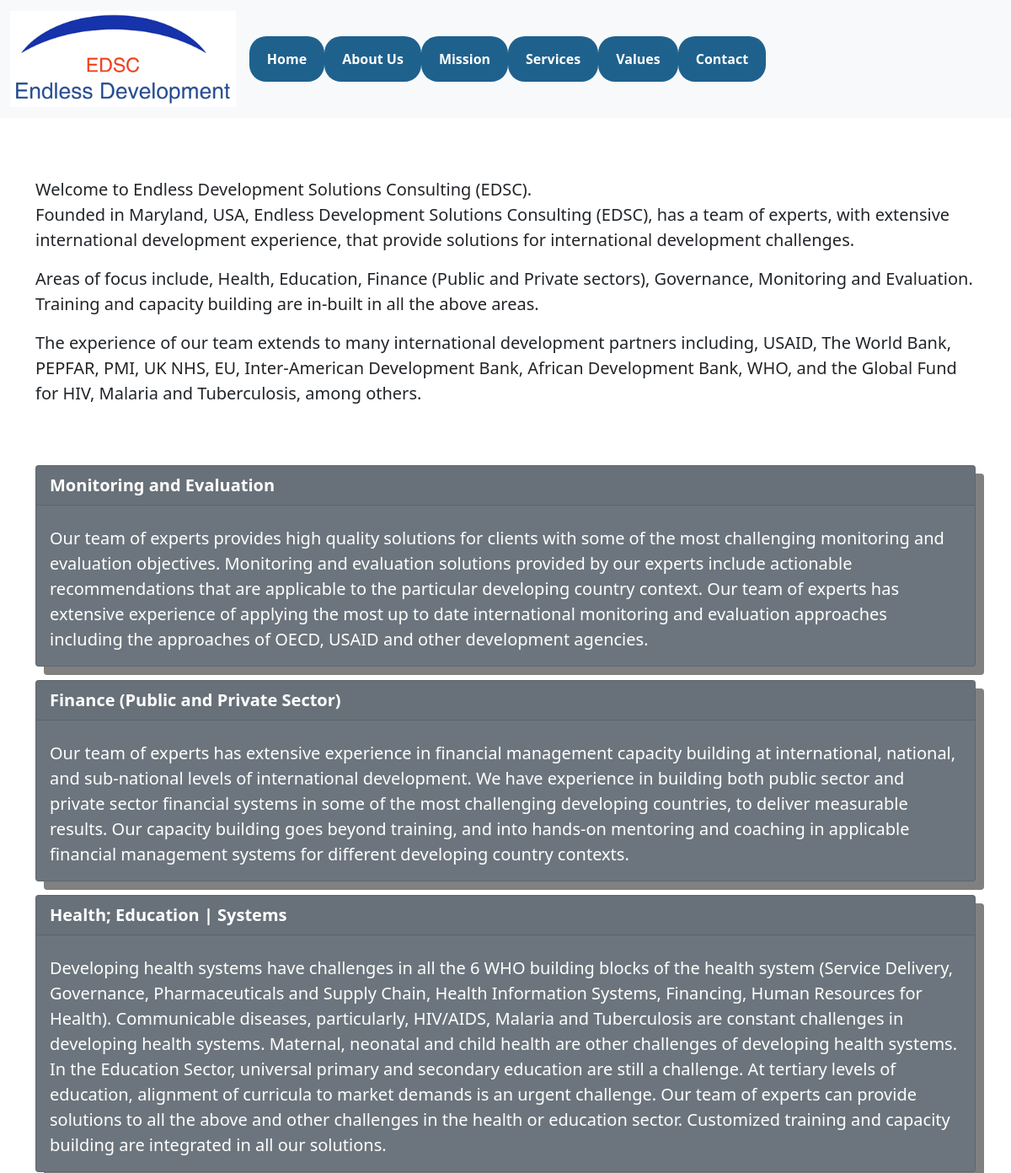
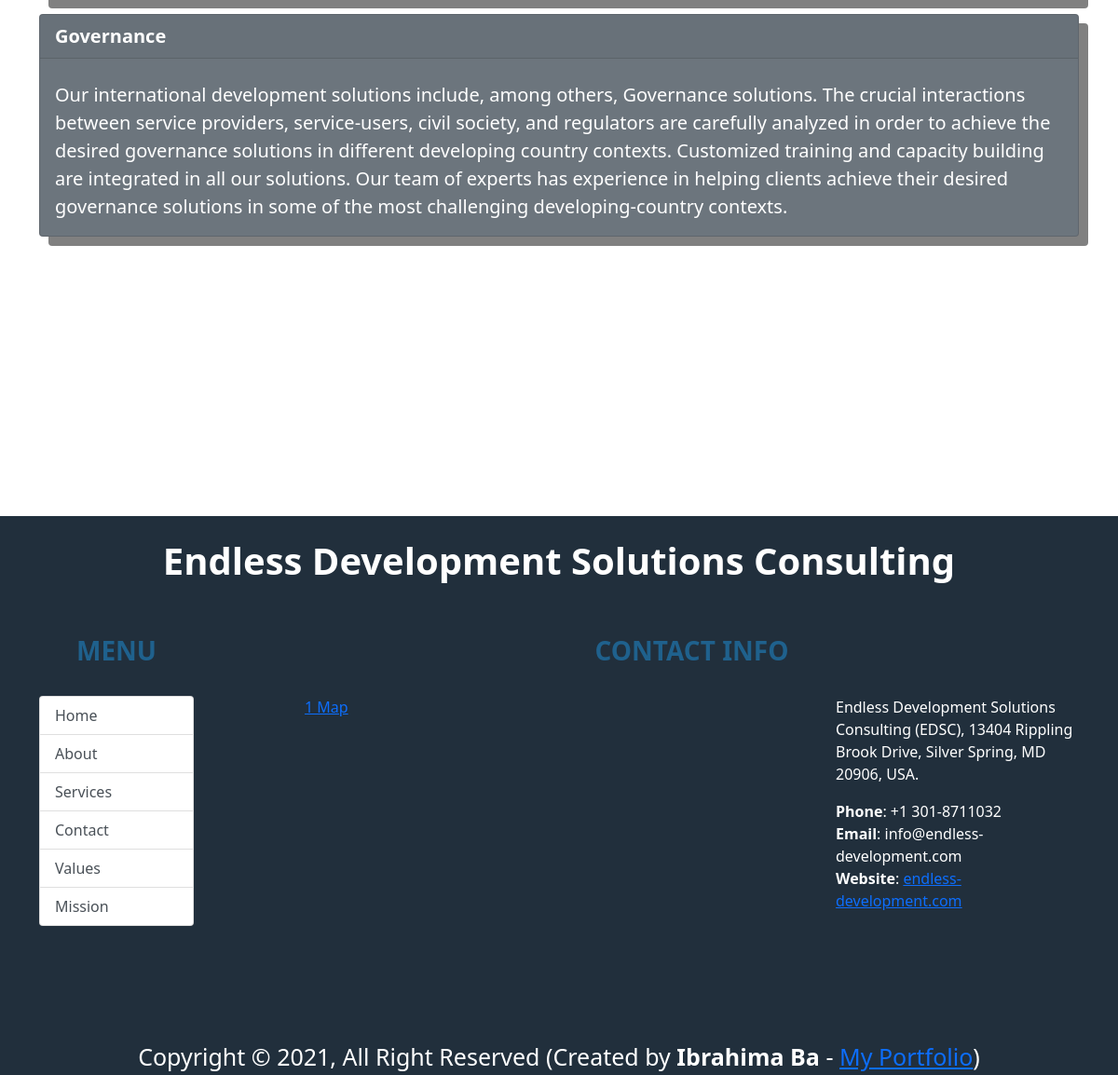
The app's page /service/ with its own data (2 pictures, top to bottom).
### service/models.py (models this page shows, shortened)
class Service(models.Model):
    title = models.CharField(max_length=100)
    description = models.TextField()
    image = models.ImageField(upload_to='service/images/')
    date = models.DateTimeField()

### service/views.py (the view)
# urls.py: path('', views.service_page, name='service_page')
def service_page(request):
    services = Service.objects.all()
    return render(request, 'service/service_page.html', {'services': services})

### templates/service/service_page.html (shortened to what this page needs)
{% extends 'base.html' %}
{% load static %}
{% block content %}
    <div class="container" id="presentation">
        <div class="" style="margin-top: 70px; margin-bottom: 70px; font-size: 20px;">
            Welcome to Endless Development Solutions Consulting (EDSC).
            <p>
                Founded in Maryland, USA, Endless Development Solutions Consulting (EDSC), has a team of experts,
                with extensive international development experience, that provide solutions for international development
                challenges.
            </p>
            <p>
                Areas of focus include, Health, Education, Finance (Public and Private sectors), Governance, Monitoring and
                Evaluation. Training and capacity building are in-built in all the above areas.
            </p>
            <p>
                The experience of our team extends to many international development partners including, USAID, The World
                Bank, PEPFAR, PMI, UK NHS, EU, Inter-American Development Bank, African Development Bank, WHO, and the
                Global Fund for HIV, Malaria and Tuberculosis, among others.
            </p>
        </div>
    </div>
    <section class="container" style="margin-bottom: 300px; font-size: 20px;">
        {% for service in services %}
            <div class="card text-white bg-secondary mb-3" style=" ">
                <div class="card-header"> <b>{{ service.title }}</b> </div>
                <div class="card-body">
                    <p class="card-text">{{ service.description }}</p>
                </div>
            </div>
        {% endfor %}
    </section>
{% endblock %}

### templates/base.html (shortened to what this page needs)
<!doctype html>
<html lang="en">
    <head>
        <link href="https://cdn.jsdelivr.net/npm/bootstrap@5.0.0-beta1/dist/css/bootstrap.min.css" rel="stylesheet">
        <link rel="stylesheet" href="https://cdnjs.cloudflare.com/ajax/libs/font-awesome/5.12.0-1/css/all.min.css">
        <link rel="stylesheet" href="https://cdnjs.cloudflare.com/ajax/libs/animate.css/4.1.1/animate.min.css"/>
        {% load static %}
    </head>
    <body>
        <nav class="navbar navbar-expand-lg navbar-light bg-light">
            <div class="container-fluid">
                <a class="navbar-brand" href="{% url 'home' %}">
                    <img src="http://127.0.0.1:8000/media/blog/images/logo.png" class="img-fluid" alt="logo">
                </a>
                <div class="collapse navbar-collapse" id="navbarSupportedContent">
                    <ul class="navbar-nav me-auto mb-2 mb-lg-0">
                        <li type="button" class="nav-item btn" style="border-radius:20px; background-color: #1f618d;">
                            <a class="nav-link active" aria-current="page" href="{% url 'home' %}" style="color:white">
                                <b>Home</b>
                            </a>
                        </li>
                        <li type="button" class="nav-item btn" style="border-radius:20px; background-color: #1f618d;">
                            <a class="nav-link" href="{% url 'home' %}#about" style="color:white">
                                <b>About Us</b>
                            </a>
                        </li>
                        <li type="button" class="nav-item btn" style="border-radius:20px; background-color: #1f618d;">
                            <a class="nav-link" href="{% url 'home' %}#mission" style="color:white">
                                <b>Mission</b>
                            </a>
                        </li>
                        <li type="button" class="nav-item btn" style="border-radius:20px; background-color: #1f618d;">
                            <a class="nav-link" href="{% url 'service_page' %}" style="color:white">
                                <b>Services</b>
                            </a>
                        </li>
                        <li type="button" class="nav-item btn" style="border-radius:20px; background-color: #1f618d;">
                            <a class="nav-link" href="{% url 'home' %}#values" style="color:white">
                                <b>Values</b>
                            </a>
                        </li>
                        <li type="button" class="nav-item btn" style="border-radius:20px; background-color: #1f618d;">
                            <a class="nav-link" href="{% url 'home' %}#contact" style="color:white">
                                <b>Contact</b>
                            </a>
                        </li>
                    </ul>
                </div>
            </div>
        </nav>
        {% block content %}
        {% endblock %}
        <div class="container-fluid" style="background-color: #212f3c"></br>
            <center>
                <h1> <b style="color: white">Endless Development Solutions Consulting</b> </h1>
            </center></br></br>
            <div class="container">
                <div class="row">
                    <div class="col-sm-2" style="margin-bottom: 50px;">
                        <center>
                            <h3><b style="color: #1f618d">MENU</b></h3>
                        </center></br>
                        <div class="list-group">
                            <a href="{% url 'home' %}" class="list-group-item list-group-item-action">
                                Home
                            </a>
                            <a href="{% url 'home' %}#about" class="list-group-item list-group-item-action">About</a>
                            <a href="#" class="list-group-item list-group-item-action">Services</a>
                            <a href="{% url 'home' %}#contact" class="list-group-item list-group-item-action">Contact</a>
                            <a href="{% url 'home' %}#values" class="list-group-item list-group-item-action">Values</a>
                            <a href="{% url 'home' %}#mission" class="list-group-item list-group-item-action">Mission</a>
                        </div>
                    </div>
                    <div class="col-sm-1"></div>
                    <div class="col-sm-9">
                        <center>
                            <h3><b style="color: #1f618d">CONTACT INFO</b></h3>
                        </center></br>
                        <div class="row">
                            <div class="col-sm-8">
                                <div id="wrapper-9cd199b9cc5410cd3b1ad21cab2e54d3">
                                    <a href="https://1map.com/fr/map-embed">1 Map</a>
                                </div>
                            </div>
                            <div class="col-sm-4">
                                <p style="color:white">
                                    Endless Development Solutions Consulting (EDSC),
                                    13404 Rippling Brook Drive, Silver Spring, MD 20906, USA.
                                </p>
                                <p style="color:white">
                                    <b>Phone</b>: +1 301-8711032</br>
                                    <b>Email</b>: info@endless-development.com</br>
                                    <b>Website</b>: <a target="_blank" href="https://endless-development.com/">endless-development.com</a>
                                </p>
                            </div>
                        </div>
                    </div>
                </div></br></br></br>
                <center style="color:white; font-size: 25px;">
                    Copyright © 2021, All Right Reserved
                    (Created by <b>Ibrahima Ba</b> -
                    <a target="_blank" href="https://ibrahima.pythonanywhere.com/">My Portfolio</a>)
                </center>
            </div>
        </div>
    </body>
</html>

### templates/base.html (style rules this page uses)
.card { position: relative; animation-name: example4; animation-duration: 4s; animation-fill-mode: forwards; }
#presentation { position: relative; animation-name: example5; animation-duration: 4s; animation-fill-mode: forwards; }
.card { box-shadow: 10px 10px grey; }
nav .nav-item { animation-timing-function: ease-in-out; animation: [animation-name] [animation-duration] [animation-timing-function]; animation: bounceIn 2s ease-in-out; }

### records on screen
Service: title "Monitoring and Evaluation", description "Our team of experts provides high quality solutions for clients with some of the most challenging monitoring and evaluation objectives. Monitoring and evaluation solutions provided by our experts include actionable recommendations that are applicable to the particular developing country context. Our team of experts has extensive experience of applying the most up to date international monitoring and evaluation approaches including the approaches of OECD, USAID and other development agencies."
Service: title "Finance (Public and Private Sector)", description "Our team of experts has extensive experience in financial management capacity building at international, national, and sub-national levels of international development. We have experience in building both public sector and private sector financial systems in some of the most challenging developing countries, to deliver measurable results. Our capacity building goes beyond training, and into hands-on mentoring and coaching in applicable financial management systems for different developing country contexts."
Service: title "Health; Education | Systems", description "Developing health systems have challenges in all the 6 WHO building blocks of the health system (Service Delivery, Governance, Pharmaceuticals and Supply Chain, Health Information Systems, Financing, Human Resources for Health). Communicable diseases, particularly, HIV/AIDS, Malaria and Tuberculosis are constant challenges in developing health systems. Maternal, neonatal and child health are other challenges of developing health systems. In the Education Sector, universal primary and secondary education are still a challenge. At tertiary levels of education, alignment of curricula to market demands is an urgent challenge. Our team of experts can provide solutions to all the above and other…"
Service: title "Governance", description "Our international development solutions include, among others, Governance solutions. The crucial interactions between service providers, service-users, civil society, and regulators are carefully analyzed in order to achieve the desired governance solutions in different developing country contexts. Customized training and capacity building are integrated in all our solutions. Our team of experts has experience in helping clients achieve their desired governance solutions in some of the most challenging developing-country contexts."
